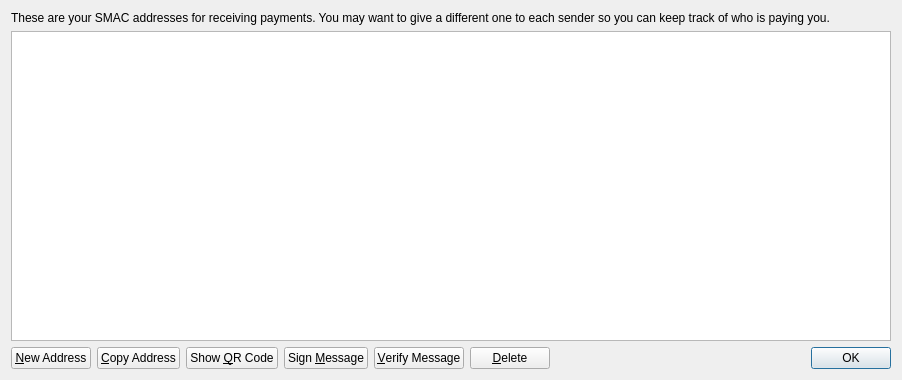
<?xml version="1.0" encoding="UTF-8"?>
<ui version="4.0">
 <class>AddressBookPage</class>
 <widget class="QWidget" name="AddressBookPage">
  <property name="geometry">
   <rect>
    <x>0</x>
    <y>0</y>
    <width>902</width>
    <height>380</height>
   </rect>
  </property>
  <property name="windowTitle">
   <string>Address Book</string>
  </property>
  <layout class="QVBoxLayout" name="verticalLayout">
   <item>
    <widget class="QLabel" name="labelExplanation">
     <property name="text">
      <string>These are your SMAC addresses for receiving payments. You may want to give a different one to each sender so you can keep track of who is paying you.</string>
     </property>
     <property name="textFormat">
      <enum>Qt::PlainText</enum>
     </property>
     <property name="wordWrap">
      <bool>true</bool>
     </property>
    </widget>
   </item>
   <item>
    <widget class="QTableView" name="tableView">
     <property name="contextMenuPolicy">
      <enum>Qt::CustomContextMenu</enum>
     </property>
     <property name="toolTip">
      <string>Double-click to edit address or label</string>
     </property>
     <property name="tabKeyNavigation">
      <bool>false</bool>
     </property>
     <property name="alternatingRowColors">
      <bool>true</bool>
     </property>
     <property name="selectionMode">
      <enum>QAbstractItemView::SingleSelection</enum>
     </property>
     <property name="selectionBehavior">
      <enum>QAbstractItemView::SelectRows</enum>
     </property>
     <property name="sortingEnabled">
      <bool>true</bool>
     </property>
     <attribute name="verticalHeaderVisible">
      <bool>false</bool>
     </attribute>
    </widget>
   </item>
   <item>
    <layout class="QHBoxLayout" name="horizontalLayout">
     <item>
      <widget class="QPushButton" name="newAddressButton">
       <property name="toolTip">
        <string>Create a new address</string>
       </property>
       <property name="text">
        <string>&amp;New Address</string>
       </property>
       <property name="icon">
        <iconset resource="../bitcoin.qrc">
         <normaloff>:/icons/add</normaloff>:/icons/add</iconset>
       </property>
      </widget>
     </item>
     <item>
      <widget class="QPushButton" name="copyToClipboard">
       <property name="toolTip">
        <string>Copy the currently selected address to the system clipboard</string>
       </property>
       <property name="text">
        <string>&amp;Copy Address</string>
       </property>
       <property name="icon">
        <iconset resource="../bitcoin.qrc">
         <normaloff>:/icons/editcopy</normaloff>:/icons/editcopy</iconset>
       </property>
      </widget>
     </item>
     <item>
      <widget class="QPushButton" name="showQRCode">
       <property name="text">
        <string>Show &amp;QR Code</string>
       </property>
       <property name="icon">
        <iconset resource="../bitcoin.qrc">
         <normaloff>:/icons/qrcode</normaloff>:/icons/qrcode</iconset>
       </property>
      </widget>
     </item>
     <item>
      <widget class="QPushButton" name="signMessage">
       <property name="toolTip">
        <string>&lt;html&gt;&lt;head/&gt;&lt;body&gt;&lt;p&gt;Sign a message to prove you own a SMAC address&lt;/p&gt;&lt;/body&gt;&lt;/html&gt;</string>
       </property>
       <property name="text">
        <string>Sign &amp;Message</string>
       </property>
       <property name="icon">
        <iconset resource="../bitcoin.qrc">
         <normaloff>:/icons/edit</normaloff>:/icons/edit</iconset>
       </property>
      </widget>
     </item>
     <item>
      <widget class="QPushButton" name="verifyMessage">
       <property name="toolTip">
        <string>&lt;html&gt;&lt;head/&gt;&lt;body&gt;&lt;p&gt;Verify a message to ensure it was signed with a specified SMAC address&lt;/p&gt;&lt;/body&gt;&lt;/html&gt;</string>
       </property>
       <property name="text">
        <string>&amp;Verify Message</string>
       </property>
       <property name="icon">
        <iconset resource="../bitcoin.qrc">
         <normaloff>:/icons/transaction_0</normaloff>:/icons/transaction_0</iconset>
       </property>
      </widget>
     </item>
     <item>
      <widget class="QPushButton" name="deleteButton">
       <property name="toolTip">
        <string>Delete the currently selected address from the list</string>
       </property>
       <property name="text">
        <string>&amp;Delete</string>
       </property>
       <property name="icon">
        <iconset resource="../bitcoin.qrc">
         <normaloff>:/icons/remove</normaloff>:/icons/remove</iconset>
       </property>
      </widget>
     </item>
     <item>
      <spacer name="horizontalSpacer">
       <property name="orientation">
        <enum>Qt::Horizontal</enum>
       </property>
       <property name="sizeHint" stdset="0">
        <size>
         <width>40</width>
         <height>20</height>
        </size>
       </property>
      </spacer>
     </item>
     <item>
      <widget class="QDialogButtonBox" name="buttonBox">
       <property name="sizePolicy">
        <sizepolicy hsizetype="Maximum" vsizetype="Fixed">
         <horstretch>0</horstretch>
         <verstretch>0</verstretch>
        </sizepolicy>
       </property>
       <property name="standardButtons">
        <set>QDialogButtonBox::Ok</set>
       </property>
      </widget>
     </item>
    </layout>
   </item>
  </layout>
 </widget>
 <resources>
  <include location="../bitcoin.qrc"/>
 </resources>
 <connections/>
</ui>
